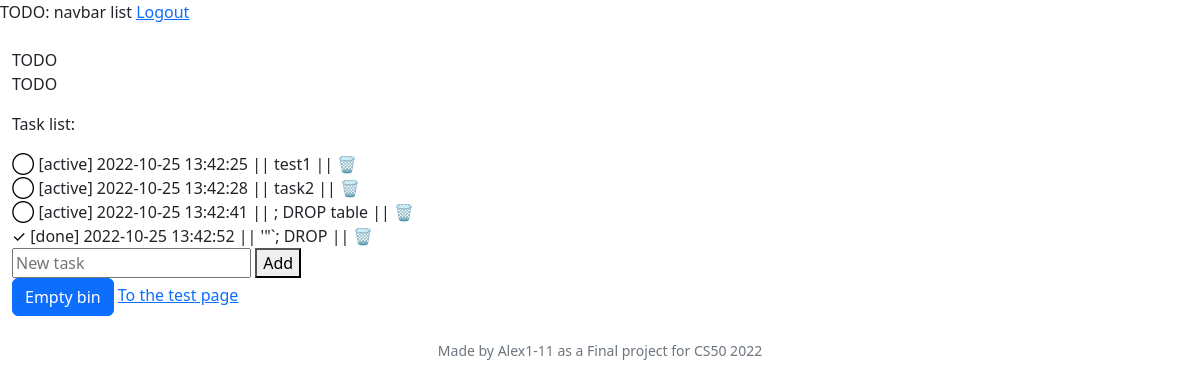
Page / (signed in) on the earlier database version.
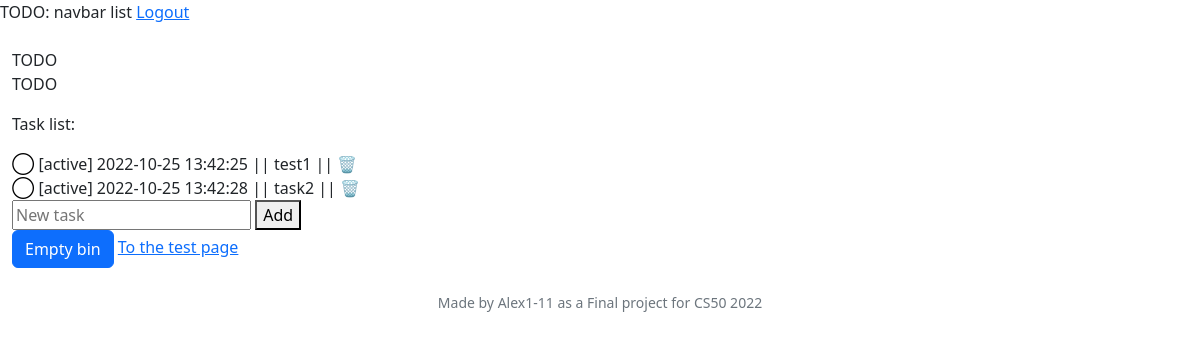
Same page on the later database version.
### models.py (models this page shows)
class Task(Base):
    __tablename__ = "tasks"
    id = Column(Integer, primary_key=True)
    created = Column(DateTime(), default=func.now())
    user_id = Column(Integer, ForeignKey("users.id"))
    title = Column(String(100), nullable=False)
    status = Column(String, default="active")
    priority = Column(Integer, default=0)
    date = Column(String)
    datetime = Column(String)
    context_id = Column(Integer, ForeignKey("contexts.id"))
    project_id = Column(Integer, ForeignKey("projects.id"))
    note = Column(String)
    parent_id = Column(Integer, ForeignKey("tasks.id"))
    repeat = Column(String)
    tags = relationship(
        "Tag", secondary=task_tags, back_populates="tasks"
    )

### app.py (the view)
@app.route("/", methods=["GET", "POST"])
@login_required
def index():
    if request.method == "POST":
        if request.form.get("task_new"):
            with DbSession.begin() as db:
                task_new = Task(
                    title=request.form.get("task_new").strip(),
                    user_id=session["user_id"],
                )
                db.add(task_new)
                db.flush()
                return render_template("task.html", task=task_new)
        if request.form.get("task_mark"):
            with DbSession.begin() as db:
                task = db.execute(
                    select(Task)
                    .where(Task.id == request.form["task_mark"])
                ).scalars().first()
                if task.status == "done":
                    db.execute(
                        update(Task)
                        .where(Task.id == task.id)
                        .values(status="active")
                    )
                elif task.status == "active":
                    db.execute(
                        update(Task)
                        .where(Task.id == task.id)
                        .values(status="done")
                    )
                return render_template("task.html", task=task)
        if request.form.get("task_delete"):
            with DbSession.begin() as db:
                task = db.execute(
                    select(Task)
                    .where(Task.id == request.form["task_delete"])
                ).scalars().first()
                if task.status.endswith('_bin'):
                    string_status = task.status.replace('_bin', '')
                    db.execute(
                        update(Task)
                        .where(Task.id == task.id)
                        .values(status=string_status)
                        .execution_options(synchronize_session='fetch')
                    )
                elif not(task.status.endswith('_bin')):
                    db.execute(
                        update(Task)
                        .where(Task.id == request.form["task_delete"])
                        .values(status=Task.status + "_bin")
                        .execution_options(synchronize_session='fetch')
                    )
                else:
                    return
                db.flush()
                task = db.execute(
                    select(Task)
                    .where(Task.id == request.form["task_delete"])
                ).scalars().first()
                return render_template("task.html", task=task)
        if request.form.get("bin_empty"):
            with DbSession.begin() as db:
                db.execute(
                    delete(Task)
                    .where(Task.status.endswith('_bin', autoescape=True))
                    .execution_options(synchronize_session=False)
                )
            return redirect("/")
        return None
    else:
        with DbSession.begin() as db:
            tasks = db.execute(select(Task)).scalars().all()
            if tasks:
                return render_template("index.html", tasks=tasks)
            else:
                flash("No tasks left")
                return render_template("index.html")

### app.py (called while the page is built)
@app.after_request
def after_request(response):
    response.headers["Cache-Control"] = "no-cache, no-store, must-revalidate"
    response.headers["Expires"] = 0
    response.headers["Pragma"] = "no-cache"
    return response

def login_required(f):
    @wraps(f)
    def decorated_function(*args, **kwargs):
        if session.get("user_id") is None:
            return redirect("/login")
        return f(*args, **kwargs)
    return decorated_function

### templates/index.html (shortened to what this page needs)
{% extends "layout.html" %}
{% block main %}
    <p>TODO</p>
    <div id="tasklist">
        <p>Task list:</p>
        {% for task in tasks %}
            {% include "task.html" %}
        {% endfor %}
    </div>
    <div id="task_add_new">
        <form id="form_task_add_new">
            <input autocomplete="off" id="task_new" name="task_new" placeholder="New task" type="text" required>
            <button type="submit">Add</button>
        </form>
    </div>
    <button type="button" class="btn btn-primary" data-bs-toggle="modal" data-bs-target="#exampleModal">
        Empty bin
    </button>
    <a href="/test">To the test page</a>
{% endblock %}

### templates/layout.html (shortened to what this page needs)
<!DOCTYPE html>
<html lang="en">
    <head>
        <link href="https://cdn.jsdelivr.net/npm/bootstrap@5.2.2/dist/css/bootstrap.min.css" rel="stylesheet">
        <link href="/static/styles.css" rel="stylesheet">
    </head>
    <body>
        <div class="">
            {% if session["user_id"] %}
                TODO: navbar list
                <a href="/logout">Logout</a>
            {% else %}
                <a href="/register">Register</a>
                <a href="/login">Log in</a>
            {% endif %}
        </div>
        <div class="container-xxl bg-gutter mt-3 my-md-4 bd-layout">
            <aside class="bd-sidebar">
                <div class="offcanvas-lg offcanvas-start" tabindex="-1" id="bd-sidebar">
                    <div class="offcanvas-body">
                        <nav class="bd-links w-100">
                            TODO
                        </nav>
                    </div>
                </div>
            </aside>
            <main class="bd-main order-1">
                {% block main %}{% endblock %}
            </main>
        </div>
        <footer class="mb-5 small text-center text-muted">
            Made by Alex1-11 as a Final project for CS50 2022
        </footer>
    </body>
</html>

### templates/task.html (shortened to what this page needs)
<div class="task_div {{ task.status }}" id="task_id_{{ task.id }}" >
    <form class="task_form">
        <span>[{{ task.status }}] {{ task.created }} || {{ task.title|e }} ||</span>
    </form>
</div>

Differences in the rows shown:
removed Task: status "active", created "2022-10-25 13:42:41", title "; DROP table"
removed Task: status "done", created "2022-10-25 13:42:52", title "'\"`; DROP"
